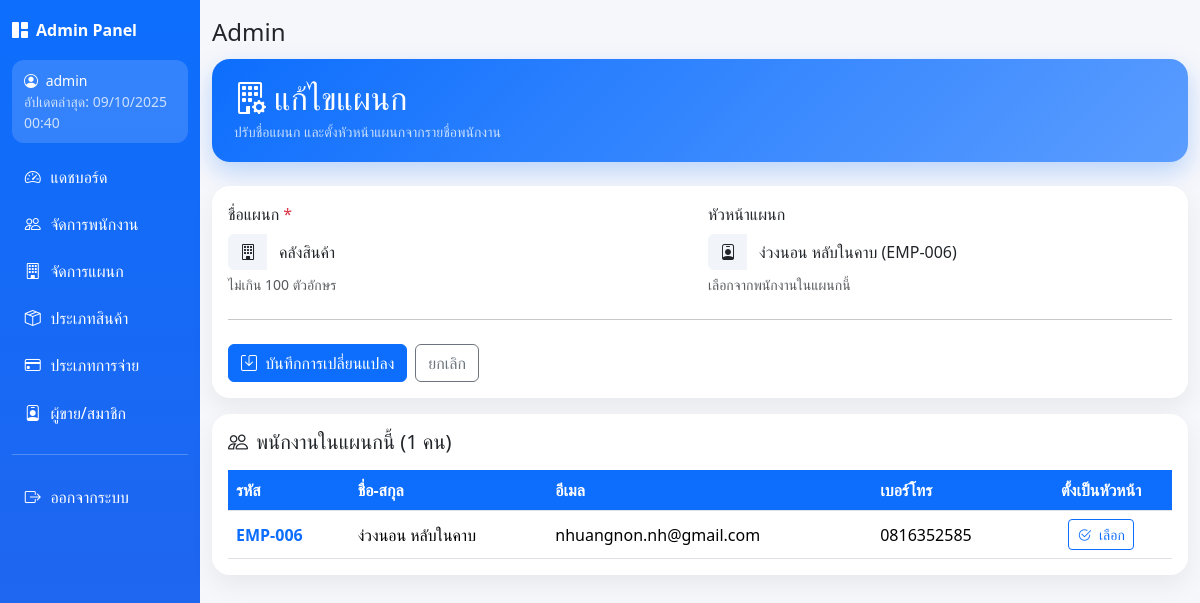
The page /Devolper/department_edit.php?id=3 (signed in) on the database its author committed.
### tables this page shows
CREATE TABLE `departments` (
  `department_id` int(10) UNSIGNED NOT NULL,
  `department_name` varchar(100) NOT NULL COMMENT 'ชื่อแผนก',
  `head_employee_id` int(10) UNSIGNED DEFAULT NULL COMMENT 'รหัสพนักงานที่เป็นหัวหน้า (FK ไป employees ภายหลัง)'
);

CREATE TABLE `employees` (
  `employee_id` int(10) UNSIGNED NOT NULL,
  `full_name` varchar(150) NOT NULL COMMENT 'ชื่อพนักงาน',
  `phone` varchar(20) DEFAULT NULL,
  `email` varchar(150) DEFAULT NULL,
  `status` enum('active','inactive') NOT NULL DEFAULT 'active' COMMENT 'สถานะพนักงาน',
  `department_id` int(10) UNSIGNED NOT NULL,
  `employee_code` varchar(12) DEFAULT NULL
);

### Devolper/department_edit.php (the view, shortened to what this page needs)
<?php
require_once("../connect.php");
$deptId = (int)($_GET['id'] ?? 0);
$hasHeadCol = false;
if ($col = $conn->query("SHOW COLUMNS FROM departments LIKE 'head_employee_id'")) {
  $hasHeadCol = $col->num_rows > 0;
}
$sqlDept = "
  SELECT department_id, department_name
  ".($hasHeadCol ? ", head_employee_id" : ", NULL AS head_employee_id")."
  FROM departments
  WHERE department_id = ?
  LIMIT 1";
$stmt = $conn->prepare($sqlDept);
$stmt->bind_param("i", $deptId);
$stmt->execute();
$deptRes = $stmt->get_result();
$dept = $deptRes->fetch_assoc();
$headId = (int)($dept['head_employee_id'] ?? 0);
$sqlEmp = "SELECT employee_id, employee_code, full_name, email, phone
           FROM employees
           WHERE department_id = ?
           ORDER BY full_name ASC";
$emps = [];
if ($st = $conn->prepare($sqlEmp)) {
  $st->bind_param("i", $deptId);
  $st->execute();
  $rs = $st->get_result();
  while ($row = $rs->fetch_assoc()) $emps[] = $row;
}
require __DIR__ . '/partials/admin_header.php';
?>
<!DOCTYPE html>
<html lang="th">
<head>
  <link href="https://cdn.jsdelivr.net/npm/bootstrap@5.3.3/dist/css/bootstrap.min.css" rel="stylesheet">
  <link href="https://cdn.jsdelivr.net/npm/bootstrap-icons@1.11.3/font/bootstrap-icons.css" rel="stylesheet">
</head>
<body>
  <div class="page-head d-flex justify-content-between align-items-center mb-4">
    <div>
      <h2 class="mb-1"><i class="bi bi-building-gear me-2"></i>แก้ไขแผนก</h2>
      <div class="small opacity-75">ปรับชื่อแผนก และตั้งหัวหน้าแผนกจากรายชื่อพนักงาน</div>
    </div>
  </div>
  <div class="card mb-3">
    <div class="card-body">
      <form action="department_update.php" method="POST" id="deptForm" novalidate>
        <div class="row g-3">
          <div class="col-md-6">
            <label class="form-label">ชื่อแผนก <span class="text-danger">*</span></label>
            <div class="input-group">
              <span class="input-group-text"><i class="bi bi-building"></i></span>
              <input type="text"
                     name="dept_name"
                     class="form-control"
                     value="<?= htmlspecialchars($dept['department_name']) ?>"
                     maxlength="100"
                     required>
            </div>
            <div class="form-text">ไม่เกิน 100 ตัวอักษร</div>
          </div>
          <?php if ($hasHeadCol): ?>
          <div class="col-md-6">
            <label class="form-label">หัวหน้าแผนก</label>
            <div class="input-group">
              <span class="input-group-text"><i class="bi bi-person-badge"></i></span>
              <select name="head_employee_id" id="headSelect" class="form-select">
                <?php foreach ($emps as $e): ?>
                  <option value="<?= (int)$e['employee_id'] ?>" <?= ($headId === (int)$e['employee_id']) ? 'selected' : '' ?>>
                    <?= htmlspecialchars($e['full_name']) ?> (<?= htmlspecialchars($e['employee_code']) ?>)
                  </option>
                <?php endforeach; ?>
              </select>
            </div>
            <div class="form-text">เลือกจากพนักงานในแผนกนี้</div>
          </div>
          <?php endif; ?>
        </div>
        <hr class="my-4">
        <div class="d-flex gap-2">
          <button type="submit" class="btn btn-primary">
            <i class="bi bi-save me-1"></i> บันทึกการเปลี่ยนแปลง
          </button>
          <a href="departmentManagement.php" class="btn btn-outline-secondary">ยกเลิก</a>
        </div>
      </form>
    </div>
  </div>
  <div class="card">
    <div class="card-body">
      <h5 class="mb-3"><i class="bi bi-people me-2"></i>พนักงานในแผนกนี้ (<?= count($emps) ?> คน)</h5>
      <?php if (count($emps)): ?>
      <div class="table-responsive">
        <table class="table table-hover align-middle mb-0">
          <thead>
            <tr>
              <th class="sticky">รหัส</th>
              <th class="sticky">ชื่อ-สกุล</th>
              <th class="sticky">อีเมล</th>
              <th class="sticky">เบอร์โทร</th>
              <?php if ($hasHeadCol): ?><th class="sticky text-center">ตั้งเป็นหัวหน้า</th><?php endif; ?>
            </tr>
          </thead>
          <tbody>
            <?php foreach ($emps as $e): ?>
              <tr>
                <td class="text-primary fw-semibold"><?= htmlspecialchars($e['employee_code']) ?></td>
                <td><?= htmlspecialchars($e['full_name']) ?></td>
                <td><?= htmlspecialchars($e['email']) ?></td>
                <td><?= htmlspecialchars($e['phone']) ?></td>
                <?php if ($hasHeadCol): ?>
                <td class="text-center">
                  <button type="button"
                          class="btn btn-sm btn-outline-primary"
                          onclick="document.getElementById('headSelect').value='<?= (int)$e['employee_id'] ?>';">
                    <i class="bi bi-check2-circle me-1"></i> เลือก
                  </button>
                </td>
                <?php endif; ?>
              </tr>
            <?php endforeach; ?>
          </tbody>
        </table>
      </div>
      <?php else: ?>
        <div class="text-muted">ยังไม่มีพนักงานในแผนกนี้</div>
      <?php endif; ?>
    </div>
  </div>
</body>
</html>

### Devolper/partials/admin_header.php (style rules this page uses)
body { background:#f6f7fb; }

### Devolper/department_edit.php (style rules this page uses)
body { background:#f6f7fb; }
.page-head { background: linear-gradient(135deg,#0d6efd,#5b9dff); color:#fff; border-radius:18px; padding:20px 22px; box-shadow:0 10px 25px rgba(13,110,253,.25); }
.card { border:0; border-radius:18px; box-shadow:0 10px 25px rgba(0,0,0,.06); }
.input-group-text { background:#f1f4f9; border:none; }
.form-control, .form-select { border:none; background:#fff; }
.table thead th { background:#0d6efd; color:#fff; vertical-align:middle; }
.table thead th.sticky { position:sticky; top:0; z-index:2; }

### rows shown on the page
departments: dept_name "คลังสินค้า", head_employee_id "ง่วงนอน หลับในคาบ (EMP-006)"
employees: employee_code "EMP-006", full_name "ง่วงนอน หลับในคาบ", email "nhuangnon.nh@gmail.com", phone "0816352585", $e['employee_id'] 6 (drawn)

### other values the page prints
$_SESSION['username'] "admin"
$page_title "Admin"
count($emps) "1"
